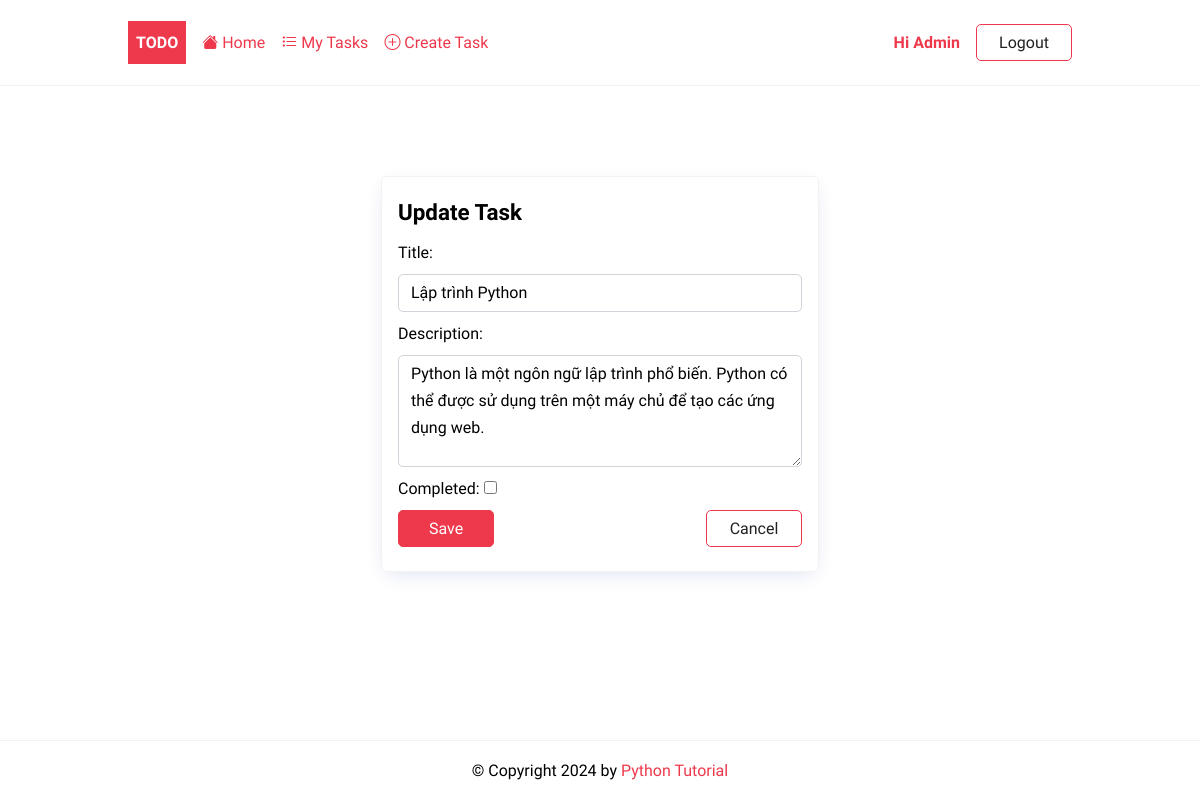
Page /task/update/4/ (signed in) on the committed database.
### todo/models.py (models this page shows, shortened)
class Task(models.Model):
    title = models.CharField(max_length=255)
    description = models.TextField(null=True, blank=True)
    completed = models.BooleanField(default=False)
    create_at = models.DateTimeField(auto_now_add=True)
    user = models.ForeignKey(User,on_delete=models.CASCADE, null=True, blank=True)
    class Meta:
        ordering = ['completed']

### todo/views.py (the view, shortened to what this page needs)
# urls.py: path('task/update/<int:pk>/', TaskUpdate.as_view(),name='task-update'),
class TaskUpdate(UpdateView):
    model = Task
    fields = ['title','description','completed']
    success_url = reverse_lazy('tasks')

### todo/templates/todo/task_form.html (shortened to what this page needs)
{%extends 'base.html'%}
{%block content%}
<div class="center">
 <form method="post" novalidate class="card">
 	<h2>{% if task %} Update {%else %} Create {%endif%} Task</h2>
	{% for field in form %}
		{% if field.name == 'completed' %}
			<p>
				{{ field.label_tag }}
				{{ field }}
			</p>
		{% else %}
    		{{ field.label_tag }}
        	{{ field }}
        {% endif %}
	{% endfor %}
	<div class="form-buttons">
		<input type="submit" value="Save" class="btn btn-primary"/>
		<a href="{%url 'tasks'%}" class="btn btn-outline">Cancel</a>
	</div>
</form>
</div>
{%endblock content%}

### templates/base.html (shortened to what this page needs)
{%load static %}
<!DOCTYPE html>
<html lang="en">
    <head>
        <link rel="stylesheet" href="{% static 'css/style.css' %}" />
        <link rel="stylesheet" href="https://cdnjs.cloudflare.com/ajax/libs/font-awesome/6.0.0-beta3/css/all.min.css">
    </head>
    <body>
        <header class="header">
            <div class="container">
            	<a href="{%url 'home'%}" class="logo">Todo</a>
            	<nav class="nav">
	            	<a href="{%url 'home'%}"><i class="bi bi-house-fill"></i> Home</a>
	                {% if request.user.is_authenticated %}
	    	              	<a href="{% url 'tasks' %}"><i class="bi bi-list-task"></i> My Tasks</a>
	    	              	<a href="{% url 'task-create' %}"><i class="bi bi-plus-circle"></i> Create Task</a>
		                	<a href="#">Hi {{request.user | title}}</a>
	    	                <form action="{% url 'logout' %}" method="post" style="display: inline;">
                                <button type="submit" class="btn btn-outline">Logout</button>
                            </form>
	                {% else %}
							<a href="{% url 'login' %}" class="btn btn-outline">Login</a>
	            	        <a href="#" class="btn btn-primary">Join Now</a>
	                {% endif %}
	              </nav>
            </div>
        </header>
        <main>
            <div class="container">
             {%block content %}
             {%endblock content%}
            </div>
        </main>
        <footer class="footer">
            <div class="container">
				<p>© Copyright {% now "Y" %} by <a href="https://www.pythontutorial.net">Python Tutorial</a></p>
            </div>
        </footer>
    </body>
</html>

### static/css/style.css (style rules this page uses)
:root { --color-primary: #ee394c; --color-secondary: #86b7fe; --color-light: #f2f2f2; --color-gray: #ced4da; --color-dark: #212121; --color-white: #ffffff; --color-error: #e2442f; --color-warning: #ffc900; --color-info: #02a2b9; --color-success: #1ba345; --color-input: #00d1b2; --border-radius: 5px; }
* { margin: 0; padding: 0; box-sizing: border-box; text-rendering: optimizeLegibility; }
html, body { height: 100%; }
input, button, textarea { font: inherit; }
body { font-family: 'Dosis', sans-serif; font-size: 1rem; line-height: 1.7; display: flex; flex-direction: column; }
h2 { font-size: 1.4rem; }
a { text-decoration: none; color: var(--color-primary); }
.container { max-width: 960px; margin: 0 auto; padding: 0.5rem; }
.header { border-bottom: solid 1px var(--color-light); }
.header .container { display: flex; align-items: center; gap: 1rem; }
.nav { display: flex; gap: 1rem; align-items: center; justify-content: center; flex-basis: 100%; }
.nav a:nth-last-child(2) { margin-left: auto; font-weight: bold; }
.logo { padding: 0.5rem; background-color: var(--color-primary); text-decoration: none; color: var(--color-white); font-weight: bold; text-transform: uppercase; }
.card { border: solid 1px var(--color-light); padding: 1rem; border-radius: var(--border-radius); box-shadow: rgb(11 43 158 / 15%) 0px 6px 20px -6px; min-width: 400px; }
form > * { display: block; margin-bottom: 0.5rem; }
form > input[type='submit'], form > button { margin: 1rem 0; }
.form-buttons { display: flex; justify-content: space-between; align-items: center; gap: 0.75rem; }
input[type='text'], input[type='email'], input[type='password'], textarea { border-radius: var(--border-radius); border: solid 1px var(--color-gray); width: 100%; padding: 0.25rem 0.75rem; }
textarea { max-height: 7rem; }
.footer p { text-align: center; }
.footer { margin-top: auto; padding: 0.5rem 0; border-top: solid 1px var(--color-light); }
.btn { padding: 0.25rem 0.75rem; border-radius: var(--border-radius); background-color: var(--color-white); border: solid 1px var(--color-white); color: var(--color-dark); cursor: pointer; text-decoration: none; font-size: 1rem; min-width: 6rem; text-align: center; }
.btn-outline { border: solid 1px var(--color-primary); }
.btn-primary { border: solid 1px var(--color-primary); background-color: var(--color-primary); color: var(--color-white); }
.center { display: flex; flex-direction: column; align-items: center; justify-content: center; min-height: 70vh; }

### rows in the picture
Task: form "Lập trình Python" "Python là một ngôn ngữ lập trình phổ biến. Python có thể được sử dụng trên một máy chủ để tạo các ứng dụng web."

### other values in the picture
{{ request.user | title }} "Admin"
{{ field.label_tag }} "Title:" "Description:"
{{ field.label_tag }} "Completed:"
